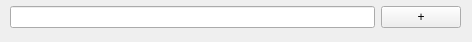
<?xml version="1.0" encoding="UTF-8"?>
<ui version="4.0">
 <class>addTaskItem</class>
 <widget class="QWidget" name="addTaskItem">
  <property name="geometry">
   <rect>
    <x>0</x>
    <y>0</y>
    <width>472</width>
    <height>42</height>
   </rect>
  </property>
  <property name="windowTitle">
   <string>Form</string>
  </property>
  <widget class="QWidget" name="layoutWidget">
   <property name="geometry">
    <rect>
     <x>10</x>
     <y>0</y>
     <width>451</width>
     <height>34</height>
    </rect>
   </property>
   <layout class="QHBoxLayout" name="horizontalLayout">
    <item>
     <widget class="QLineEdit" name="lineEdit"/>
    </item>
    <item>
     <widget class="QPushButton" name="add_pushButton">
      <property name="text">
       <string>+</string>
      </property>
     </widget>
    </item>
   </layout>
  </widget>
 </widget>
 <resources/>
 <connections/>
</ui>
